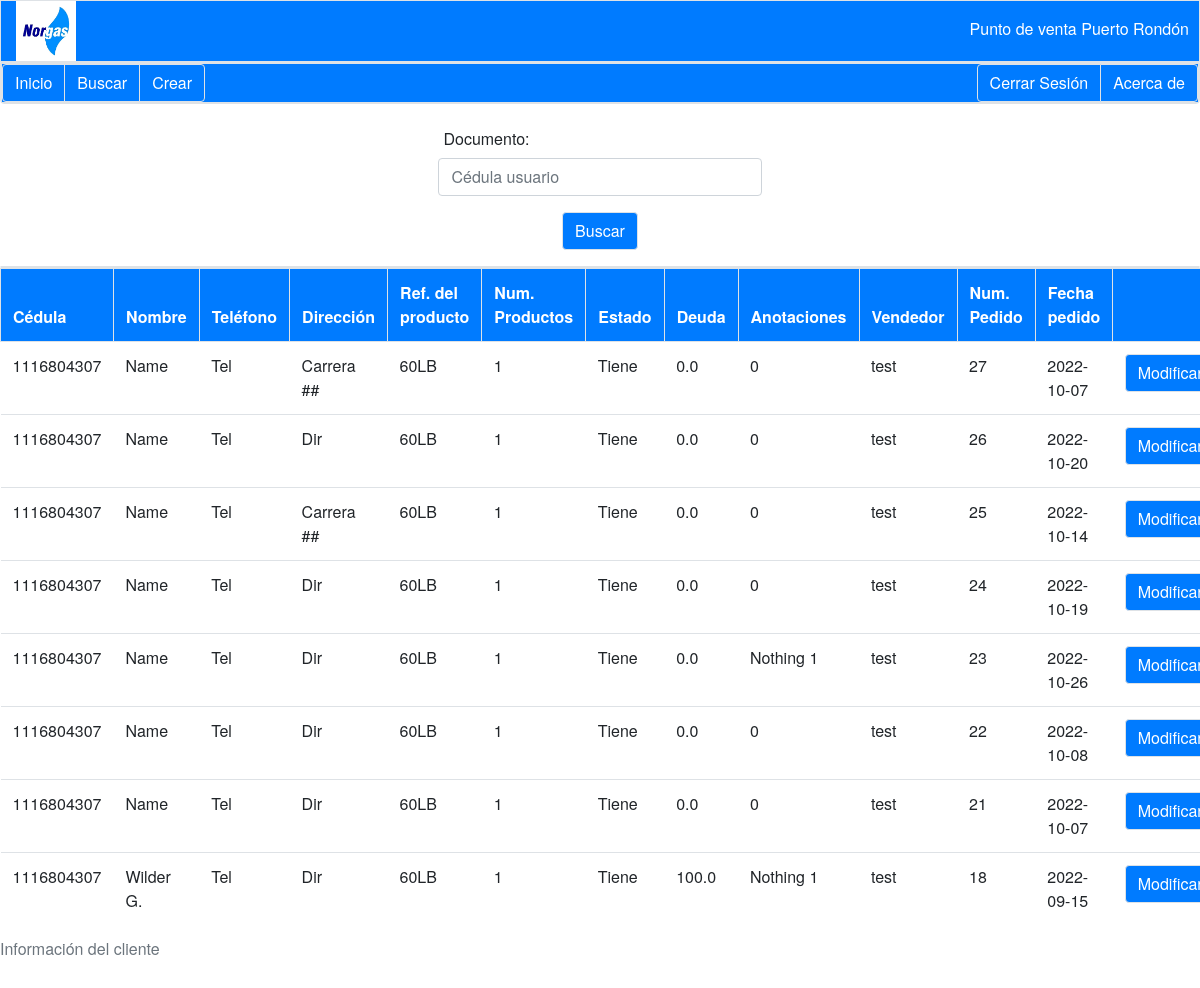
Before: /search/1116804307 (signed in) with the older database file.
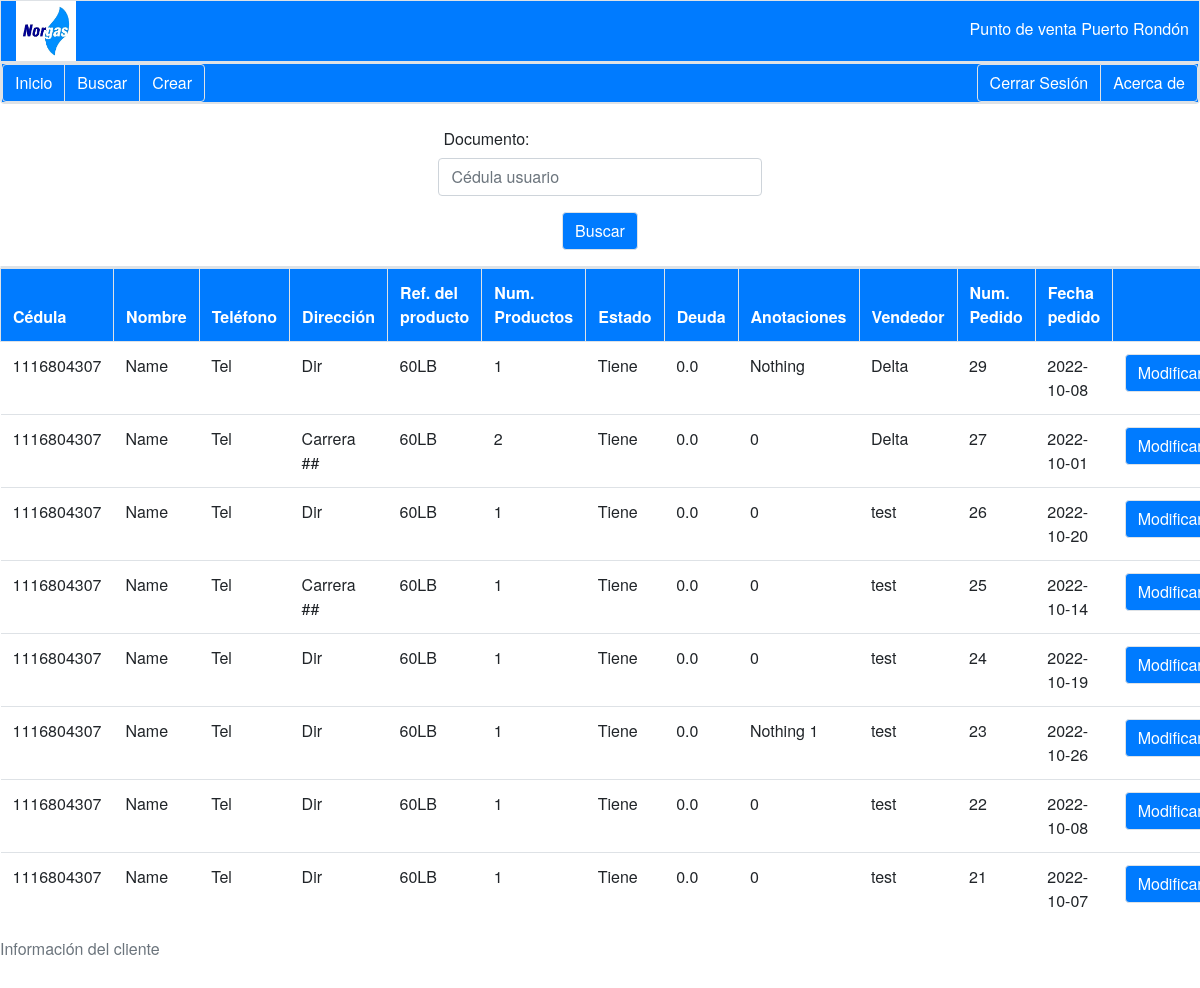
After: the same page with the newer database file.
### tables this page shows
CREATE TABLE BaseDeDatos (
    ID INTEGER PRIMARY KEY AUTOINCREMENT,
    id_cliente            VARCHAR (20)  NOT NULL,
    nombre_completo       VARCHAR (100) NOT NULL,
    telefono              VARCHAR (100) NOT NULL,
    direccion             VARCHAR (100) NOT NULL,
    referencia_producto   VARCHAR (100) NOT NULL,
    num_producto          INT           NOT NULL,
    estado_producto       VARCHAR(30)       NOT NULL,
    deuda                 FLOAT         NOT NULL,
    anotaciones           VARCHAR (200),
    nombre_vendedor       VARCHAR(50)   NOT NULL,
    id_departamento INT NOT NULL,
    id_pedido             INTEGER       NOT NULL,
    fecha_pedido          DATE          NOT NULL,
    
    FOREIGN KEY (id_cliente) REFERENCES Cliente (id_cli),
    FOREIGN KEY (referencia_producto) REFERENCES Producto (referencia_producto),
    FOREIGN KEY (id_pedido) REFERENCES Pedido (id_pedido_now),
    FOREIGN KEY (id_departamento) REFERENCES Venta (id_departamento)
);

### app.py (the view, shortened to what this page needs)
@app.route('/search', methods=['GET', 'POST'])
@app.route('/search/<documento>', methods=['GET', 'POST'])
def search(documento=''):
    form = Buscar()
    if request.method =='GET':
        if 'username' in session:
            if documento != '':
                Usuario = documento
                datos = db.sql_select_usuario(Usuario)
                datos = datos.copy()
                datos.reverse()
            else:
                datos = [('Null','Null','Null','Null','Null','Null','Null','Null','Null','Null','Null','Null','Null','Null')]
            return render_template('search.html', form = form, DatosUsuario = datos, usuario_existe = False)
        else:
            flash('Error, debe iniciar sesión.')
            return redirect(url_for('login'))

### forms.py
class Buscar(FlaskForm):
    Cliente = SearchField('Documento:', validators=[DataRequired()], id="buscar_cliente_bd")
    Buscar = SubmitField('Buscar')

### basededatos.py (called while the page is built)
def sql_connection():
    try:
        con = sql.connect('DataBase.db')
        return con
    except Error:
        print(Error)

def sql_select_usuario(usuario):
    str_sql = f"SELECT * FROM BaseDeDatos WHERE id_cliente='{usuario}'"
    try:
        con = sql_connection()
        cursor_Obj = con.cursor()
        cursor_Obj.execute(str_sql)
        datos = cursor_Obj.fetchall()
        con.close()
        return datos
    except Error:
        return 'Error'

### templates/search.html (shortened to what this page needs)
{% extends "layout_menu.html" %}
{% block usuario %}
    <section class="SEARCH">
        <section class="d-flex justify-content-center p-3">
            <form action="/search" method="POST">
                <section class="form-group form-row">
                    {{form.Cliente.label (class="col-sm-5 col-form-label")}}
                    {{form.Cliente (class="form-control", placeholder="Cédula usuario")}}
                </section>
                <section class="d-flex justify-content-center">
                    {{form.Buscar (class="btn btn-primary float-left bg-primary border")}}
                </section>
            </form>
        </section>
    </section>
{% endblock usuario %}
{% block mostrar %}
<section class="SEARCH">
    <section class="table-responsive">
        <table class="table">
            <caption>Información del cliente</caption>
            <thead>
                <tr class="bg-primary text-white border">
                    <th class="border">Cédula</th>
                    <th class="border">Nombre</th>
                    <th class="border">Teléfono</th>
                    <th class="border">Dirección</th>
                    <th class="border">Ref. del producto</th>
                    <th class="border">Num. Productos</th>
                    <th class="border">Estado</th>
                    <th class="border">Deuda</th>
                    <th class="border">Anotaciones</th>
                    <th class="border">Vendedor</th>
                    <th class="border">Num. Pedido</th>
                    <th class="border">Fecha pedido</th>
                    <th class="border"></th>
                </tr>
            </thead>
            <tbody>
                {% for data in DatosUsuario %}
                    <tr>
                        <td>{{ data[1] }}</td>
                        <td>{{ data[2] }}</td>
                        <td>{{ data[3] }}</td>
                        <td>{{ data[4] }}</td>
                        <td>{{ data[5] }}</td>
                        <td>{{ data[6] }}</td>
                        <td>{{ data[7] }}</td>
                        <td>{{ data[8] }}</td>
                        <td>{{ data[9] }}</td>
                        <td>{{ data[10] }}</td>
                        <td>{{ data[12] }}</td>
                        <td>{{ data[13] }}</td>
                        {%if data[1] != 'Null' %}
                            <td><a class="btn btn-secondary bg-primary border" href="/modify/{{ data[12] }}">Modificar</a></td>
                        {% endif %}
                    </tr>
                {% endfor %}
            </tbody>
        </table>
    </section>
</section>
{% endblock mostrar %}

### templates/layout_menu.html (shortened to what this page needs)
<!DOCTYPE html>
<html lang="en">
    <head>
        <link rel="stylesheet" href="{{ url_for('static', filename='css/style.css' ) }}">
        <link rel="stylesheet" href="https://cdn.jsdelivr.net/npm/bootstrap@4.0.0/dist/css/bootstrap.min.css">
    </head>
    <body>
        <section class="sticky-top">
            <section class="container-fluid bg-primary border">
                <div class="row align-items-center">
                    <div class="col w-25">
                        <a  href="/home"><img src="{{ url_for('static', filename='img/NORGAS.jpg')}}" alt="Inicio" width="60" height="60" /></a>
                    </div>
                    <div class="col text-right border-0 w-75">
                        <a href="/home" class="btn border-0 text-white"><h6>Punto de venta Puerto Rondón</h6></a>
                    </div>
                </div>
            </section>
            <section  class="container-fluid bg-primary border rounded-bottom d-none d-sm-block">
                <div class="row bg-primary border">
                    <div class="btn-group mr-auto" role="group" aria-label="First group">
                        <a class="btn btn-secondary bg-primary border" href="/home">Inicio</a>
                        <a class="btn btn-secondary bg-primary border" href="/search">Buscar</a>
                        <a class="btn btn-secondary bg-primary border" href="/create">Crear</a>
                    </div>
                    <div class="btn-group" role="group" aria-label="Second group">
                        <a class="btn btn-secondary bg-primary border" href="/logout">Cerrar Sesión</a>
                        <a class="btn btn-secondary bg-primary border" href="/about">Acerca de</a>
                    </div>
                </div>
            </section>
        </section>
            {% block general %}
            {% block usuario %}
            {% endblock usuario %}
            <section class="border rounded">
            </section>
            {% block mostrar %}
            {% endblock mostrar %}
            {% endblock general %}
    </body>
</html>

### static/css/style.css (style rules this page uses)
* { box-sizing: border-box; font-size: 16px; font-family: "Helvetica Neue",Helvetica,Arial,sans-serif; opacity: 1; }
body { background-color: #ffffff; margin: 0; }
@media (min-width:576px) { h6 { position: absolute; top:0; right: 0; font-size: 24px; text-align: center; color: white; float: right; padding: 0px; margin: 25px 10px; width: auto; } }

Changed rows visible on the page:
removed BaseDeDatos: id_cliente "1116804307", nombre_completo "Wilder G.", telefono "Tel", direccion "Dir", referencia_producto "60LB", num_producto "1", estado_producto "Tiene", deuda "100.0", anotaciones "Nothing 1", nombre_vendedor "test", id_pedido "18", fecha_pedido "2022-09-15"
added BaseDeDatos: id_cliente "1116804307", nombre_completo "Name", telefono "Tel", direccion "Dir", referencia_producto "60LB", num_producto "1", estado_producto "Tiene", deuda "0.0", anotaciones "Nothing", nombre_vendedor "Delta", id_pedido "29", fecha_pedido "2022-10-08"
changed BaseDeDatos (number 2 of 8 on the later page): num_producto "1" → "2"; nombre_vendedor "test" → "Delta"; fecha_pedido "2022-10-07" → "2022-10-01"
